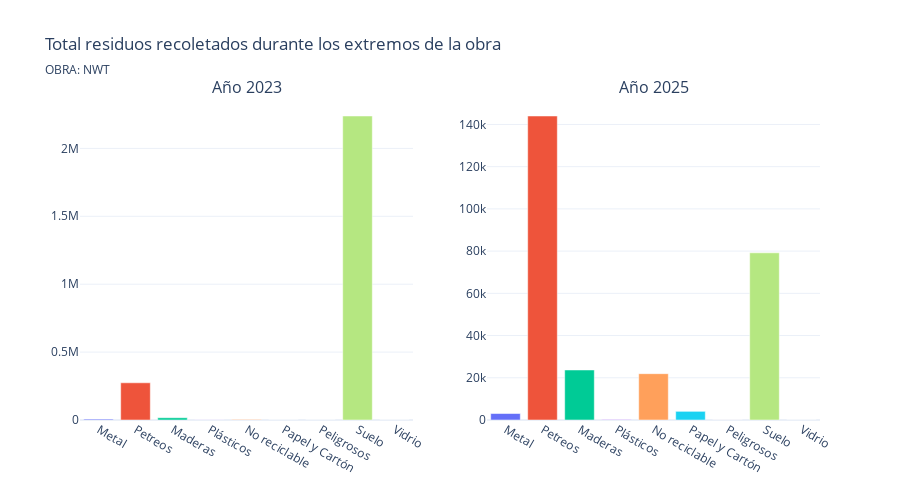

The notebook cell this image was saved under:
### Markdown cell above
**PASO 5.2:** Visualización de Resultados: Años extremos

Para conocer la distribución, es ideal el gráfico de barras verticales. La gráfica permite seleccionar la categorías que se deseen visualizar en simultáneo.
Se emplean subplots para visualizar ambos extremos temporales de forma simultánea.

### Code cell
from pickle import FALSE


fig2 = make_subplots(
    rows=1, cols=2,
    subplot_titles= (f'Año {min_año}',f'Año {max_año}')
    )

fig2.add_trace(
    go.Bar(
        x=categorias,
        y=totales_pgr_min,
        name = f'Año {min_año}',
        marker=dict(color=["#646ff8", '#ee543b', '#00cb96','#ab64f8','#ffa05b','#1bd2f2','#ff6691','#b5e781','#ff97fd']),
        ),
        row=1, col=1
)
fig2.add_trace(
    go.Bar(
        x=categorias,
        y=totales_pgr_max,
        name = f'Año {max_año}',
        marker=dict(color=["#646ff8", '#ee543b', '#00cb96','#ab64f8','#ffa05b','#1bd2f2','#ff6691','#b5e781','#ff97fd']),
        ),
        row=1, col=2
)

fig2.update_layout(
    template='plotly_white',
    height=500,
    title_text='Total residuos recoletados durante los extremos de la obra',
    title_subtitle_text = f'OBRA: {obra}',
    showlegend=False
)

fig2.show()

### Figure 1 — Plotly figure (JSON) as saved in the notebook; plotly's stock layout.template omitted (floating-point values rounded to 4 significant figures)
{"data": [{"marker": {"color": ["#646ff8", "#ee543b", "#00cb96", "#ab64f8", "#ffa05b", "#1bd2f2", "#ff6691", "#b5e781", "#ff97fd"]}, "name": "Año 2023", "type": "bar", "x": ["Metal", "Petreos", "Maderas", "Plásticos", "No reciclable", "Papel y Cartón", "Peligrosos", "Suelo", "Vidrio"], "xaxis": "x", "y": [6664, 273970, 16550, 827, 4192, 57, 0, 2238500, 0], "yaxis": "y"}, {"marker": {"color": ["#646ff8", "#ee543b", "#00cb96", "#ab64f8", "#ffa05b", "#1bd2f2", "#ff6691", "#b5e781", "#ff97fd"]}, "name": "Año 2025", "type": "bar", "x": ["Metal", "Petreos", "Maderas", "Plásticos", "No reciclable", "Papel y Cartón", "Peligrosos", "Suelo", "Vidrio"], "xaxis": "x2", "y": [3064, 144000, 23700, 254, 21950, 4101, 17.6, 79200, 0], "yaxis": "y2"}], "layout": {"annotations": [{"font": {"size": 16}, "showarrow": false, "text": "Año 2023", "x": 0.225, "xanchor": "center", "xref": "paper", "y": 1, "yanchor": "bottom", "yref": "paper"}, {"font": {"size": 16}, "showarrow": false, "text": "Año 2025", "x": 0.775, "xanchor": "center", "xref": "paper", "y": 1, "yanchor": "bottom", "yref": "paper"}], "height": 500, "showlegend": false, "title": {"subtitle": {"text": "OBRA: NWT "}, "text": "Total residuos recoletados durante los extremos de la obra"}, "xaxis": {"anchor": "y", "domain": [0, 0.45]}, "xaxis2": {"anchor": "y2", "domain": [0.55, 1]}, "yaxis": {"anchor": "x", "domain": [0, 1]}, "yaxis2": {"anchor": "x2", "domain": [0, 1]}}}
